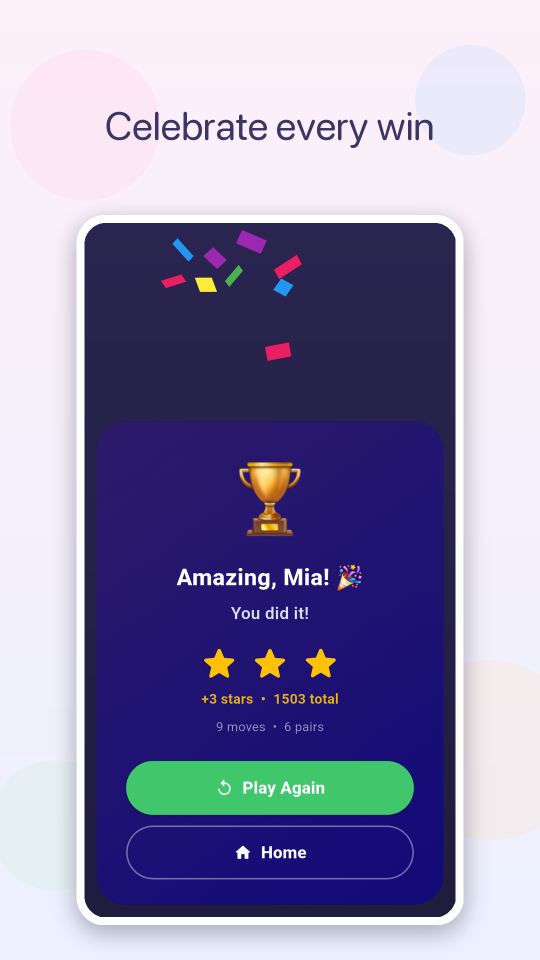
#> input picture en/learn-english/img/learn-english-celebration.png, 1080 x 1920 px, given in place of iphone-home-en-portrait.png, which was not available (shown at 1/2 size)
$ python build-hero-composite.py
#> lines starting #> are read from the running program, lines starting #| are printed output that depends on the picture; after the words box and inside, x2 and y2 are one past the last pixel; in counts of white or black regions, pixels touching at a corner belong together; pictures that were not available may be replaced by others from this repository, and a replacement may not be noted
#!/usr/bin/env python3
"""
Composite the framed iPad + iPhone hero image for /en/learn-english/.

Layout A ("devices on a desk"):
  - iPad back-left, rotated 4° CCW, taller (~1250 px tall on canvas)
  - iPhone front-right, rotated 3° CW, shorter (~1100 px tall), overlaps iPad
  - Soft drop shadow behind each device (black @ 30%, blurred, offset down-right)
  - iPad shadow → iPad → iPhone shadow → iPhone (back-to-front)
  - Auto-cropped to remove excess transparent margins (~40px padding retained)

INPUTS (transparent background, pre-drawn iOS device frames from mockuphone.com):
  /Volumes/Data/BuraApps/screenshots-new/iphone-home-en-portrait.png
  /Volumes/Data/BuraApps/screenshots-new/ipad-gameplay-en-portrait.png

OUTPUT:
  /Volumes/Data/BuraApps/web/en/learn-english/img/learn-english-hero.png

Reproducible for other language landing pages: swap the two INPUT paths and
change the OUTPUT filename — layout maths stay identical.
"""
from PIL import Image, ImageFilter, ImageChops
import os, sys

# --- Paths ---
ROOT = os.path.dirname(os.path.dirname(os.path.abspath(__file__)))
INPUT_DIR  = "/Volumes/Data/BuraApps/screenshots-new"
IPHONE_SRC = os.path.join(INPUT_DIR, "iphone-home-en-portrait.png")
IPAD_SRC   = os.path.join(INPUT_DIR, "ipad-gameplay-en-portrait.png")
OUTPUT     = os.path.join(ROOT, "en/learn-english/img/learn-english-hero.png")

# --- Canvas ---
# Canvas is generously tall so drop shadows aren't clipped before auto-crop.
CANVAS_W, CANVAS_H = 1800, 1500

# --- iPad (back-left, upright) ---
IPAD_TARGET_H = 1300
IPAD_ROTATION_DEG = 0
IPAD_CENTER_X = 650
IPAD_TOP_Y    = 60

# --- iPhone (right, upright, bottom-aligned to iPad) ---
# Side-by-side layout: no overlap. iPhone sits `SIDE_GAP` px to the right of the
# iPad. Both bottoms aligned.
IPHONE_TARGET_H = 770          # 59% of iPad height — true physical proportion
IPHONE_ROTATION_DEG = 0
SIDE_GAP = 60                  # px between iPad's right edge and iPhone's left edge

# --- Shadows (per device) ---
# Tight contact shadow: straight down, small blur, higher opacity — grounds the
# device without becoming a soft glow.
SHADOW_OFFSET   = (0, 18)      # (dx, dy)
SHADOW_BLUR     = 25           # Gaussian blur radius
SHADOW_OPACITY  = 0.40         # of 255

# --- Auto-crop padding ---
CROP_PADDING = 20


def resize_h(im, target_h):
    w, h = im.size
    new_w = round(w * target_h / h)
    return im.resize((new_w, target_h), Image.LANCZOS)


def make_shadow(im_rgba, offset, blur, opacity):
    """Given a device image (RGBA), return an RGBA layer of its silhouette-shadow.
    The returned layer is padded so the blur+offset don't get clipped.
    Also returns the (x, y) offset to apply when compositing so the shadow lands
    correctly relative to where the device is pasted."""
    a = im_rgba.split()[-1]
    dx, dy = offset
    pad = blur * 3 + max(abs(dx), abs(dy))

    # Blank alpha canvas with extra padding on all sides.
    shadow_a = Image.new("L", (a.width + 2 * pad, a.height + 2 * pad), 0)
    shadow_a.paste(a, (pad + dx, pad + dy))
    shadow_a = shadow_a.filter(ImageFilter.GaussianBlur(blur))

    # Reduce opacity.
    shadow_a = shadow_a.point(lambda v: int(v * opacity))

    # Compose into black RGBA using the blurred alpha.
    shadow = Image.new("RGBA", shadow_a.size, (0, 0, 0, 0))
    black = Image.new("RGBA", shadow_a.size, (0, 0, 0, 255))
    shadow.paste(black, (0, 0), shadow_a)

    # Return the shadow layer AND the pad offset so caller can align it.
    return shadow, pad


def paste_at(canvas, layer, top_left):
    """Alpha-composite `layer` onto `canvas` at top-left position."""
    x, y = top_left
    # Ensure both are RGBA.
    if layer.mode != "RGBA":
        layer = layer.convert("RGBA")
    canvas.alpha_composite(layer, (x, y))


def paste_device_with_shadow(canvas, device, center_x, top_y):
    """Paste device shadow first, then the device itself, so the device sits on
    top of its own shadow. `center_x` is where the device's horizontal center
    lands on the canvas; `top_y` is where its top edge lands."""
    w, h = device.size
    x = center_x - w // 2

    # Shadow first
    shadow, pad = make_shadow(device, SHADOW_OFFSET, SHADOW_BLUR, SHADOW_OPACITY)
    paste_at(canvas, shadow, (x - pad, top_y - pad))

    # Then the device on top
    paste_at(canvas, device, (x, top_y))


def auto_crop(im, padding):
    """Trim fully-transparent margins, then re-pad by `padding` on all sides."""
    a = im.split()[-1]
    bbox = a.getbbox()
    if bbox is None:
        return im  # nothing to crop
    im = im.crop(bbox)

    # Re-pad to give breathing room.
    new_w = im.width + 2 * padding
    new_h = im.height + 2 * padding
    padded = Image.new("RGBA", (new_w, new_h), (0, 0, 0, 0))
    padded.alpha_composite(im, (padding, padding))
    return padded


def main():
    iphone = Image.open(IPHONE_SRC).convert("RGBA")
    ipad   = Image.open(IPAD_SRC).convert("RGBA")
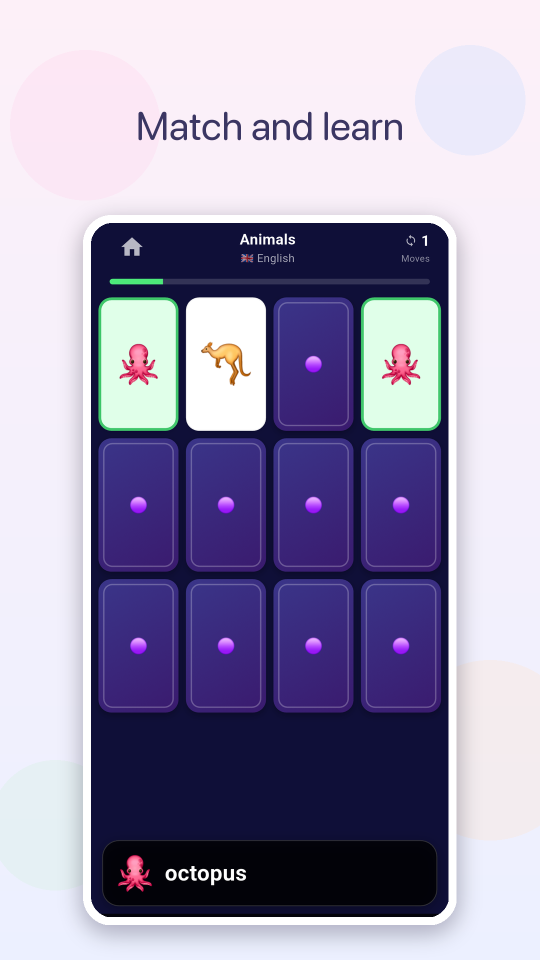
#> input picture en/learn-english/img/learn-english-gameplay.png, 1080 x 1920 px, given in place of ipad-gameplay-en-portrait.png, which was not available (shown at 1/2 size)

    # Resize to target heights.
    ipad   = resize_h(ipad, IPAD_TARGET_H)
    iphone = resize_h(iphone, IPHONE_TARGET_H)

    # Rotate. expand=True grows the bbox so nothing is clipped.
    # PIL's rotate uses CCW positive angles.
    ipad_rot = ipad.rotate(IPAD_ROTATION_DEG,
                           resample=Image.BICUBIC, expand=True)
    iphone_rot = iphone.rotate(IPHONE_ROTATION_DEG,
                               resample=Image.BICUBIC, expand=True)

    # Build canvas.
    canvas = Image.new("RGBA", (CANVAS_W, CANVAS_H), (0, 0, 0, 0))
#> canvas: PIL image 1800x1500 RGBA; every value is 0

    # Compute iPhone position from iPad geometry.
    # - iPhone left edge sits OVERLAP_FRAC into the iPad's right side.
    # - iPhone is bottom-aligned to iPad (same bottom edge → "same surface").
    ipad_w, ipad_h = ipad_rot.size
#> ipad_w = 731; ipad_h = 1300
    iphone_w, iphone_h = iphone_rot.size
#> iphone_w = 433; iphone_h = 770

    ipad_top    = IPAD_TOP_Y
    ipad_left   = IPAD_CENTER_X - ipad_w // 2
#> ipad_left = 285
    ipad_right  = ipad_left + ipad_w
#> ipad_right = 1016
    ipad_bottom = ipad_top + ipad_h
#> ipad_bottom = 1360

    iphone_left     = ipad_right + SIDE_GAP
#> iphone_left = 1076
    iphone_center_x = iphone_left + iphone_w // 2
#> iphone_center_x = 1292
    iphone_bottom   = ipad_bottom
#> iphone_bottom = 1360
    iphone_top      = iphone_bottom - iphone_h
#> iphone_top = 590

    # Paste back-to-front: iPad (with shadow), then iPhone (with shadow).
    paste_device_with_shadow(canvas, ipad_rot,
                             center_x=IPAD_CENTER_X, top_y=ipad_top)
#> in make_shadow, `a = im_rgba.split()[-1]`: a: PIL image 731x1300 L; every value is 255
#> in make_shadow, `shadow_a = Image.new("L", (a.width + 2 * pad, a.height + 2 * pad), 0)`: shadow_a: PIL image 917x1486 L; every value is 0
#> in make_shadow, `shadow_a.paste(a, (pad + dx, pad + dy))`:
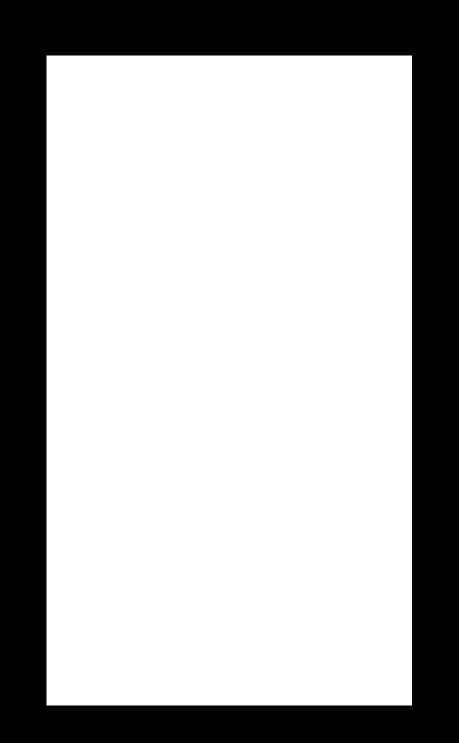
#> shadow_a: PIL image 917x1486 L (shown at 1/2 size); 69.7% white; 1 black region, box (x1, y1, x2, y2) and area: (0, 0, 917, 1486) 412362
#> in make_shadow, `shadow = Image.new("RGBA", shadow_a.size, (0, 0, 0, 0))`: shadow: PIL image 917x1486 RGBA; every value is 0
#> in make_shadow, `shadow.paste(black, (0, 0), shadow_a)`:
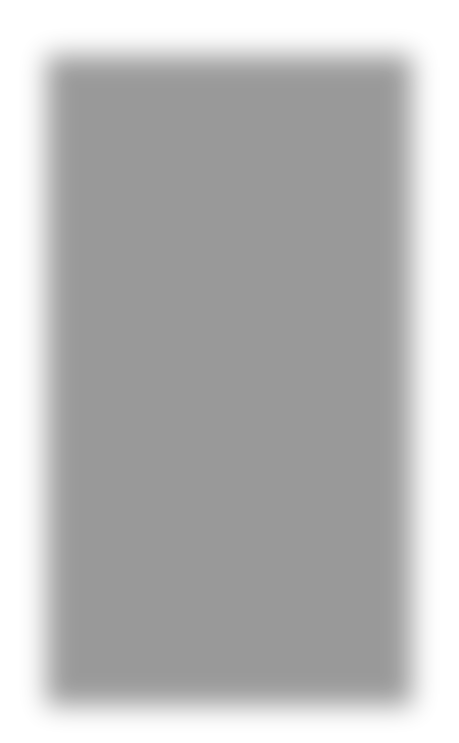
#> shadow: PIL image 917x1486 RGBA (shown at 1/2 size); mean R, G, B, A 0, 0, 0, 71; transparent parts drawn white
#> in paste_device_with_shadow, `shadow, pad = make_shadow(device, SHADOW_OFFSET, SHADOW_BLUR, SHADOW_O..`: pad = 93
    paste_device_with_shadow(canvas, iphone_rot,
                             center_x=iphone_center_x, top_y=iphone_top)
#> call 2 of make_shadow, with offset = (0, 18), blur = 25, opacity = 0.4
#> in make_shadow (call 2), `a = im_rgba.split()[-1]`: a: PIL image 433x770 L; every value is 255
#> in make_shadow (call 2), `shadow_a = Image.new("L", (a.width + 2 * pad, a.height + 2 * pad), 0)`: shadow_a: PIL image 619x956 L; every value is 0
#> in make_shadow (call 2), `shadow_a.paste(a, (pad + dx, pad + dy))`: shadow_a: PIL image 619x956 L; 56.3% white; 1 black region, box (x1, y1, x2, y2) and area: (0, 0, 619, 956) 258354
#> in make_shadow (call 2), `shadow = Image.new("RGBA", shadow_a.size, (0, 0, 0, 0))`: shadow: PIL image 619x956 RGBA; every value is 0
#> in make_shadow (call 2), `shadow.paste(black, (0, 0), shadow_a)`:
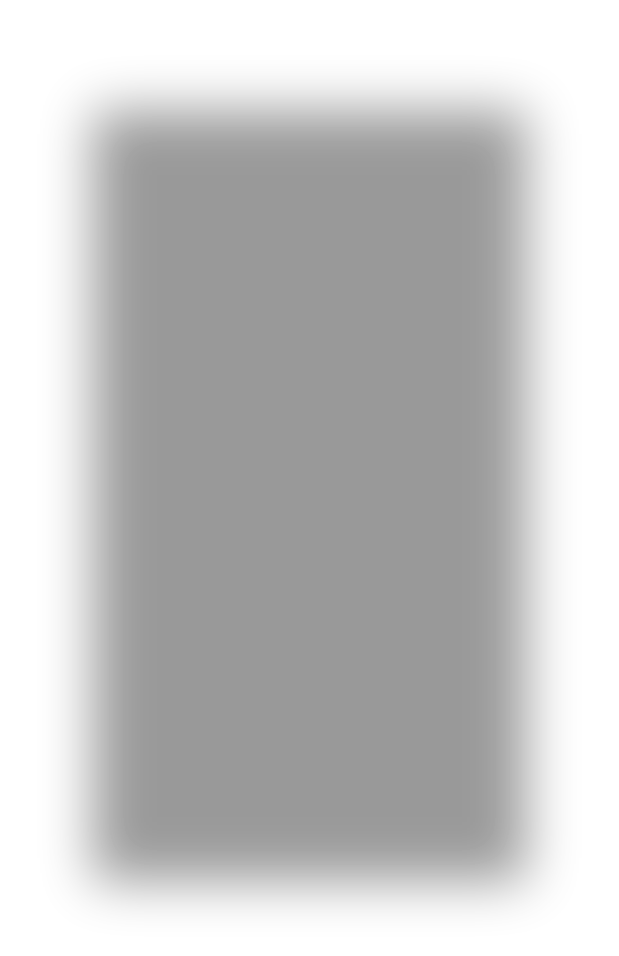
#> shadow: PIL image 619x956 RGBA; mean R, G, B, A 0, 0, 0, 57.2; transparent parts drawn white
#> call 4 of paste_at, with top_left = (1076, 590)
#> in paste_at (call 4), `canvas.alpha_composite(layer, (x, y))`:
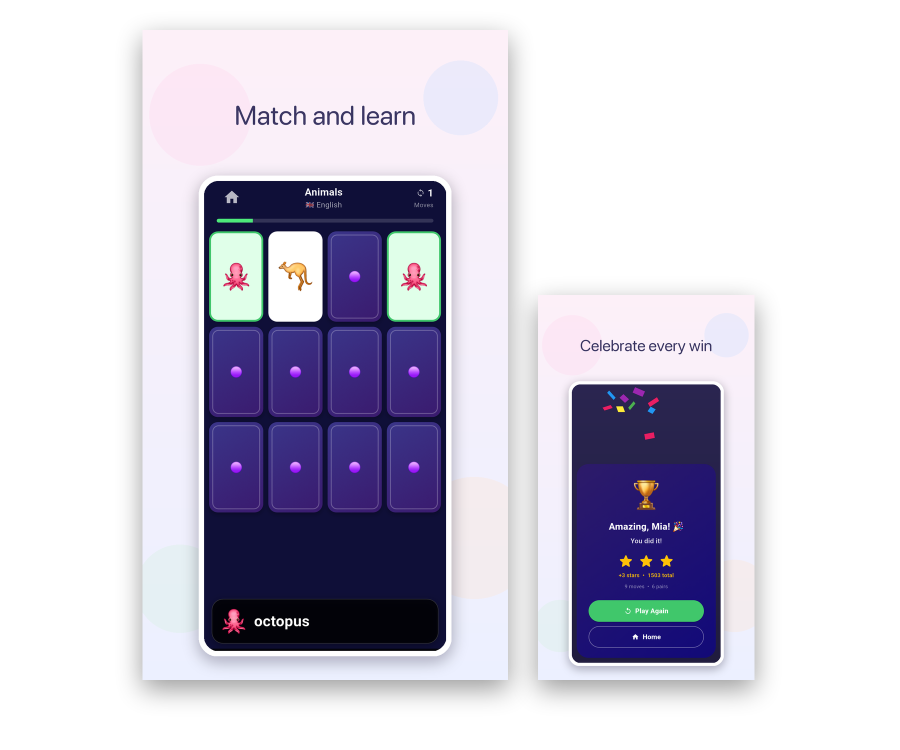
#> canvas: PIL image 1800x1500 RGBA (shown at 1/2 size); mean R, G, B, A 72.1, 69.5, 83.5, 123.8; transparent parts drawn white

    # Auto-crop transparent margins, retain some padding.
    final = auto_crop(canvas, CROP_PADDING)
#> in auto_crop, `a = im.split()[-1]`:
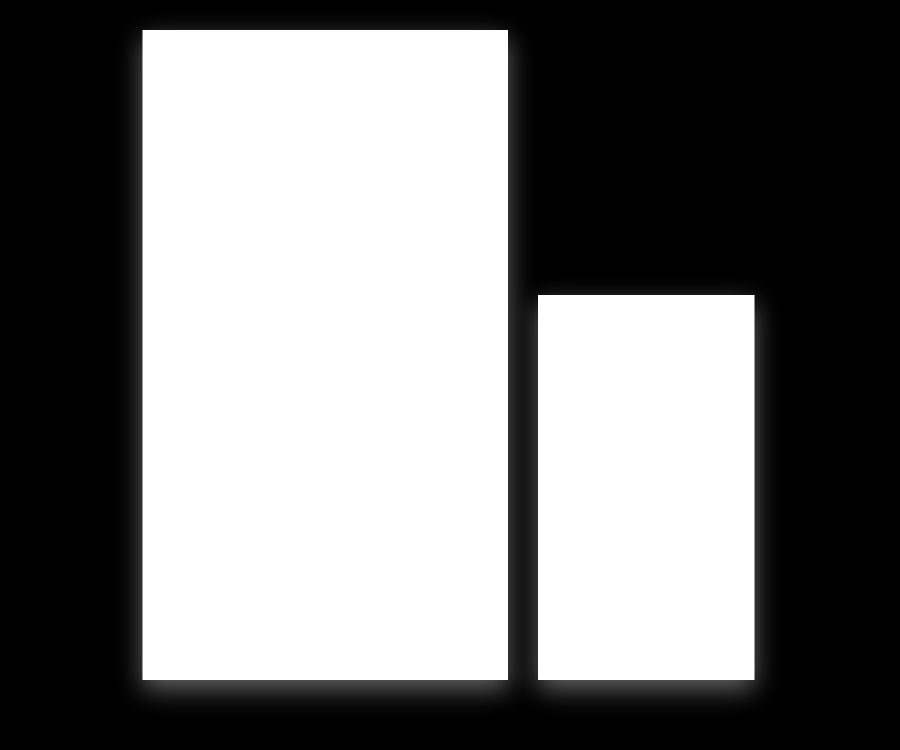
#> a: PIL image 1800x1500 L (shown at 1/2 size); min 0, max 255, mean 123.8
#> in auto_crop, `bbox = a.getbbox()`: bbox = (229, 22, 1565, 1434)
#> in auto_crop, `padded = Image.new("RGBA", (new_w, new_h), (0, 0, 0, 0))`: padded: PIL image 1376x1452 RGBA; every value is 0
#> in auto_crop, `padded.alpha_composite(im, (padding, padding))`:
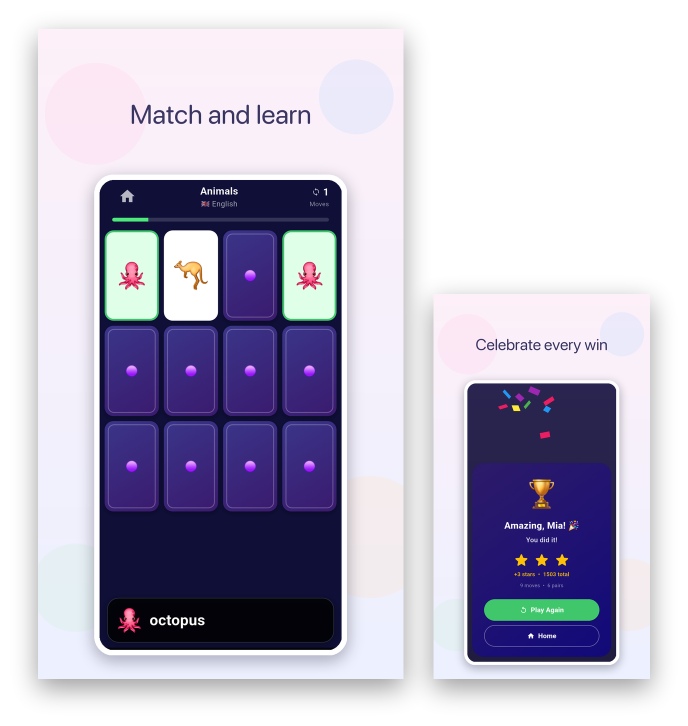
#> padded: PIL image 1376x1452 RGBA (shown at 1/2 size); mean R, G, B, A 97.5, 93.9, 112.8, 167.3; transparent parts drawn white

    # Save.
    os.makedirs(os.path.dirname(OUTPUT), exist_ok=True)
    final.save(OUTPUT, "PNG", optimize=True)

    w, h = final.size
#> w = 1376; h = 1452
    size_kb = os.path.getsize(OUTPUT) / 1024
    print(f"wrote {OUTPUT}")
    print(f"dimensions: {w} x {h}")
#| dimensions: 1376 x 1452
    print(f"file size: {size_kb:.1f} KB")
    print(f"aspect ratio (w/h): {w / h:.3f}")
#| aspect ratio (w/h): 0.948

    # Report layout math actually used.
    side_gap_actual = iphone_left - ipad_right
#> side_gap_actual = 60
    bottom_delta    = iphone_bottom - ipad_bottom
#> bottom_delta = 0
    print()
    print("--- layout debug ---")
    print(f"iPad bbox: {ipad_w} x {ipad_h}, "
          f"canvas pos ({ipad_left},{ipad_top})..({ipad_right},{ipad_bottom})")
#| iPad bbox: 731 x 1300, canvas pos (285,60)..(1016,1360)
    print(f"iPhone bbox: {iphone_w} x {iphone_h}, "
          f"canvas pos ({iphone_left},{iphone_top})..({iphone_left+iphone_w},{iphone_bottom})")
#| iPhone bbox: 433 x 770, canvas pos (1076,590)..(1509,1360)
    print(f"side gap (iPad right → iPhone left): {side_gap_actual}px")
#| side gap (iPad right → iPhone left): 60px
    print(f"bottom-alignment delta (iPhone_bottom - iPad_bottom): {bottom_delta}px")
#| bottom-alignment delta (iPhone_bottom - iPad_bottom): 0px


if __name__ == "__main__":
    main()
